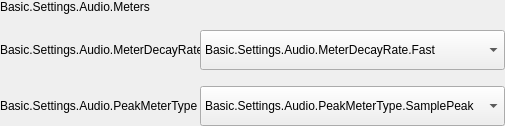
        <widget class="QFrame" name="frame_AudioMeters">
         <property name="sizePolicy">
          <sizepolicy hsizetype="Preferred" vsizetype="Preferred">
           <horstretch>0</horstretch>
           <verstretch>0</verstretch>
          </sizepolicy>
         </property>
         <property name="minimumSize">
          <size>
           <width>0</width>
           <height>0</height>
          </size>
         </property>
         <property name="maximumSize">
          <size>
           <width>16777215</width>
           <height>16777215</height>
          </size>
         </property>
         <property name="frameShape">
          <enum>QFrame::NoFrame</enum>
         </property>
         <property name="frameShadow">
          <enum>QFrame::Raised</enum>
         </property>
         <layout class="QFormLayout" name="formLayout_AudioMeters">
          <property name="fieldGrowthPolicy">
           <enum>QFormLayout::AllNonFixedFieldsGrow</enum>
          </property>
          <property name="labelAlignment">
           <set>Qt::AlignLeading|Qt::AlignLeft|Qt::AlignVCenter</set>
          </property>
          <property name="formAlignment">
           <set>Qt::AlignLeading|Qt::AlignLeft|Qt::AlignTop</set>
          </property>
          <property name="horizontalSpacing">
           <number>0</number>
          </property>
          <property name="verticalSpacing">
           <number>16</number>
          </property>
          <property name="leftMargin">
           <number>0</number>
          </property>
          <property name="topMargin">
           <number>0</number>
          </property>
          <property name="rightMargin">
           <number>0</number>
          </property>
          <property name="bottomMargin">
           <number>0</number>
          </property>
          <item row="0" column="0">
           <widget class="QLabel" name="label_TitleAudioMeters">
            <property name="styleSheet">
             <string/>
            </property>
            <property name="text">
             <string>Basic.Settings.Audio.Meters</string>
            </property>
            <property name="labelType" stdset="0">
             <string>settingBold</string>
            </property>
           </widget>
          </item>
          <item row="1" column="0">
           <widget class="QLabel" name="label_MeterDecayRate">
            <property name="sizePolicy">
             <sizepolicy hsizetype="Fixed" vsizetype="Fixed">
              <horstretch>0</horstretch>
              <verstretch>0</verstretch>
             </sizepolicy>
            </property>
            <property name="minimumSize">
             <size>
              <width>200</width>
              <height>40</height>
             </size>
            </property>
            <property name="maximumSize">
             <size>
              <width>200</width>
              <height>40</height>
             </size>
            </property>
            <property name="styleSheet">
             <string notr="true"/>
            </property>
            <property name="text">
             <string>Basic.Settings.Audio.MeterDecayRate</string>
            </property>
            <property name="wordWrap">
             <bool>true</bool>
            </property>
           </widget>
          </item>
          <item row="1" column="1">
           <widget class="AFQCustomCombobox" name="comboBox_MeterDecayRate">
            <property name="sizePolicy">
             <sizepolicy hsizetype="Preferred" vsizetype="Fixed">
              <horstretch>0</horstretch>
              <verstretch>0</verstretch>
             </sizepolicy>
            </property>
            <property name="minimumSize">
             <size>
              <width>0</width>
              <height>40</height>
             </size>
            </property>
            <property name="maximumSize">
             <size>
              <width>16777215</width>
              <height>40</height>
             </size>
            </property>
            <property name="focusPolicy">
             <enum>Qt::ClickFocus</enum>
            </property>
            <property name="styleSheet">
             <string notr="true"/>
            </property>
            <item>
             <property name="text">
              <string>Basic.Settings.Audio.MeterDecayRate.Fast</string>
             </property>
            </item>
            <item>
             <property name="text">
              <string>Basic.Settings.Audio.MeterDecayRate.Medium</string>
             </property>
            </item>
            <item>
             <property name="text">
              <string>Basic.Settings.Audio.MeterDecayRate.Slow</string>
             </property>
            </item>
           </widget>
          </item>
          <item row="2" column="0">
           <widget class="QLabel" name="label_PeakMeterType">
            <property name="sizePolicy">
             <sizepolicy hsizetype="Fixed" vsizetype="Fixed">
              <horstretch>0</horstretch>
              <verstretch>0</verstretch>
             </sizepolicy>
            </property>
            <property name="minimumSize">
             <size>
              <width>200</width>
              <height>40</height>
             </size>
            </property>
            <property name="maximumSize">
             <size>
              <width>200</width>
              <height>40</height>
             </size>
            </property>
            <property name="styleSheet">
             <string notr="true"/>
            </property>
            <property name="text">
             <string>Basic.Settings.Audio.PeakMeterType</string>
            </property>
            <property name="wordWrap">
             <bool>true</bool>
            </property>
           </widget>
          </item>
          <item row="2" column="1">
           <widget class="AFQCustomCombobox" name="comboBox_PeakMeterType">
            <property name="sizePolicy">
             <sizepolicy hsizetype="Preferred" vsizetype="Fixed">
              <horstretch>0</horstretch>
              <verstretch>0</verstretch>
             </sizepolicy>
            </property>
            <property name="minimumSize">
             <size>
              <width>0</width>
              <height>40</height>
             </size>
            </property>
            <property name="maximumSize">
             <size>
              <width>16777215</width>
              <height>40</height>
             </size>
            </property>
            <property name="focusPolicy">
             <enum>Qt::ClickFocus</enum>
            </property>
            <property name="styleSheet">
             <string notr="true"/>
            </property>
            <item>
             <property name="text">
              <string>Basic.Settings.Audio.PeakMeterType.SamplePeak</string>
             </property>
            </item>
            <item>
             <property name="text">
              <string>Basic.Settings.Audio.PeakMeterType.TruePeak</string>
             </property>
            </item>
           </widget>
          </item>
         </layout>
        </widget>
